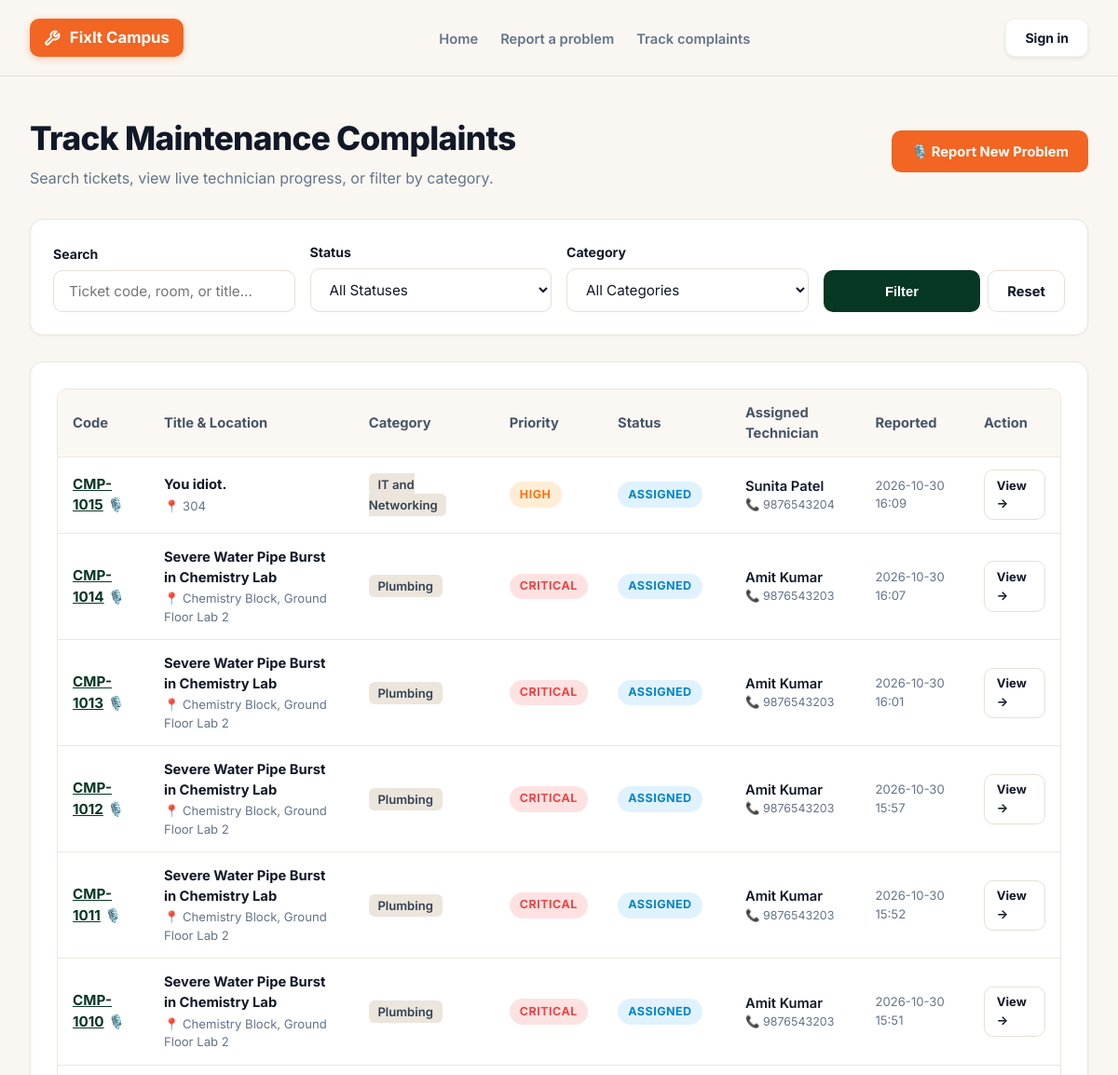
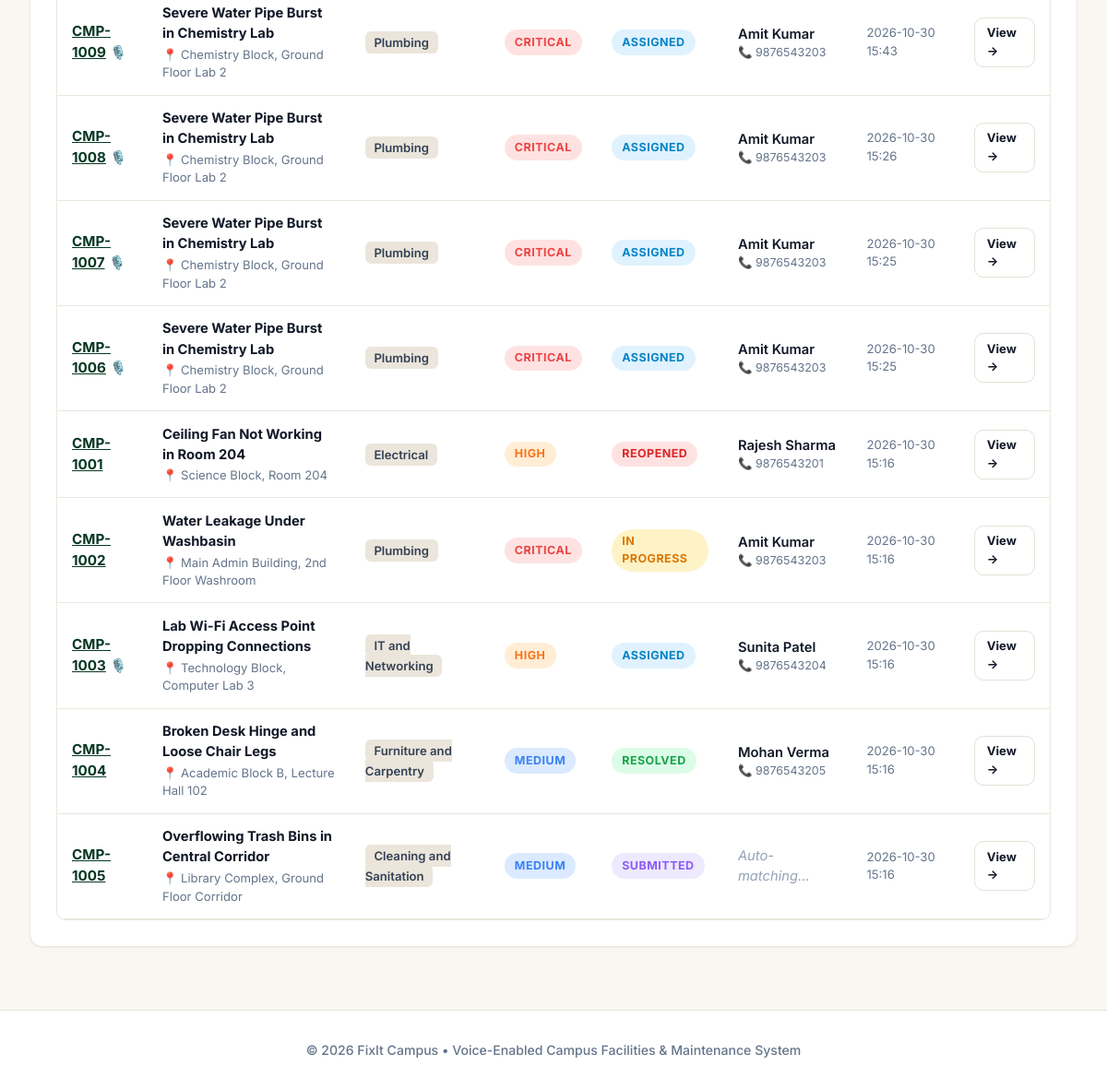
Page /track on the committed database (2 pictures, top to bottom).
### tables this page shows
CREATE TABLE complaints (
        id INTEGER PRIMARY KEY AUTOINCREMENT,
        complaint_code TEXT UNIQUE NOT NULL,
        staff_id INTEGER,
        staff_name TEXT NOT NULL,
        staff_contact TEXT,
        title TEXT NOT NULL,
        description TEXT NOT NULL,
        category TEXT NOT NULL,
        location TEXT NOT NULL,
        priority TEXT NOT NULL DEFAULT 'Medium' CHECK(priority IN ('Critical', 'High', 'Medium', 'Low')),
        status TEXT NOT NULL DEFAULT 'Submitted' CHECK(status IN ('Submitted', 'Assigned', 'In Progress', 'Resolved', 'Closed', 'Reopened')),
        assigned_worker_id INTEGER,
        troubleshooting_tips TEXT,
        is_voice_submitted INTEGER DEFAULT 0,
        is_duplicate_confirmed INTEGER DEFAULT 0,
        duplicate_of_id INTEGER,
        created_at TIMESTAMP DEFAULT CURRENT_TIMESTAMP,
        updated_at TIMESTAMP DEFAULT CURRENT_TIMESTAMP,
        resolved_at TIMESTAMP,
        FOREIGN KEY(staff_id) REFERENCES users(id) ON DELETE SET NULL,
        FOREIGN KEY(assigned_worker_id) REFERENCES workers(id) ON DELETE SET NULL,
        FOREIGN KEY(duplicate_of_id) REFERENCES complaints(id) ON DELETE SET NULL
    );

CREATE TABLE workers (
        id INTEGER PRIMARY KEY AUTOINCREMENT,
        user_id INTEGER,
        name TEXT NOT NULL,
        specialization TEXT NOT NULL,
        phone TEXT NOT NULL,
        email TEXT,
        availability TEXT NOT NULL DEFAULT 'Available' CHECK(availability IN ('Available', 'Busy', 'On Leave')),
        active_count INTEGER DEFAULT 0,
        created_at TIMESTAMP DEFAULT CURRENT_TIMESTAMP,
        FOREIGN KEY(user_id) REFERENCES users(id) ON DELETE SET NULL
    );

### app.py (the view)
@app.route('/track')
def track():
    query_code = request.args.get('code', '').strip()
    status_filter = request.args.get('status', '').strip()
    category_filter = request.args.get('category', '').strip()
    conn = get_db_connection()
    cursor = conn.cursor()
    sql = """
        SELECT c.*, w.name as worker_name, w.phone as worker_phone
        FROM complaints c
        LEFT JOIN workers w ON c.assigned_worker_id = w.id
        WHERE 1=1
    """
    params = []
    if query_code:
        sql += " AND (c.complaint_code LIKE ? OR c.title LIKE ? OR c.location LIKE ?)"
        params.extend([f"%{query_code}%", f"%{query_code}%", f"%{query_code}%"])
    if status_filter:
        sql += " AND c.status = ?"
        params.append(status_filter)
    if category_filter:
        sql += " AND c.category = ?"
        params.append(category_filter)
    if session.get('role') == 'staff' and not query_code:
        sql += " ORDER BY (c.staff_id = ?) DESC, c.created_at DESC"
        params.append(session['user_id'])
    else:
        sql += " ORDER BY c.created_at DESC"
    cursor.execute(sql, params)
    complaints = cursor.fetchall()
    conn.close()
    return render_template(
        'track.html',
        complaints=complaints,
        query_code=query_code,
        status_filter=status_filter,
        category_filter=category_filter
    )

### app.py (called while the page is built, shortened)
@app.context_processor
def inject_global_data():
    notifications = []
    unread_count = 0
    return {
        'current_user': {
            'id': session.get('user_id'),
            'username': session.get('username'),
            'full_name': session.get('full_name'),
            'role': session.get('role'),
            'worker_id': session.get('worker_id')
        },
        'categories': ai_engine.CATEGORIES,
        'notifications': notifications,
        'unread_count': unread_count,
        'now_year': datetime.now().year
    }

### database.py (called while the page is built)
def get_db_connection():
    conn = sqlite3.connect(DB_PATH)
    conn.row_factory = sqlite3.Row
    conn.execute("PRAGMA foreign_keys = ON")
    return conn

### templates/track.html (shortened to what this page needs)
{% extends "base.html" %}
{% block content %}
<div class="main-wrapper">
  <div style="margin-bottom: 2rem; display: flex; justify-content: space-between; align-items: center; flex-wrap: wrap; gap: 1rem;">
    <div>
      <h1 style="font-size: 2.2rem; font-weight: 800; color: var(--text-dark); letter-spacing: -0.02em;">
        Track Maintenance Complaints
      </h1>
      <p style="color: var(--text-muted); font-size: 1rem; margin-top: 0.25rem;">
        Search tickets, view live technician progress, or filter by category.
      </p>
    </div>
    <a href="{{ url_for('submit_complaint') }}" class="btn btn-orange">
      🎙️ Report New Problem
    </a>
  </div>
  <div class="card" style="margin-bottom: 1.75rem; padding: 1.5rem;">
    <form method="GET" action="{{ url_for('track') }}" style="display: grid; grid-template-columns: repeat(auto-fit, minmax(210px, 1fr)); gap: 1rem; align-items: flex-end;">
      <div class="form-group" style="margin-bottom: 0;">
        <label class="form-label" for="codeSearch">Search</label>
        <input type="text" id="codeSearch" name="code" class="form-control"
               value="{{ query_code }}" placeholder="Ticket code, room, or title...">
      </div>
      <div class="form-group" style="margin-bottom: 0;">
        <label class="form-label" for="statusFilter">Status</label>
        <select id="statusFilter" name="status" class="form-select">
          <option value="">All Statuses</option>
        </select>
      </div>
      <div class="form-group" style="margin-bottom: 0;">
        <label class="form-label" for="categoryFilter">Category</label>
        <select id="categoryFilter" name="category" class="form-select">
          <option value="">All Categories</option>
        </select>
      </div>
      <div style="display: flex; gap: 0.5rem;">
        <button type="submit" class="btn btn-primary" style="flex: 1;">Filter</button>
        <a href="{{ url_for('track') }}" class="btn btn-outline" title="Reset Filters">Reset</a>
      </div>
    </form>
  </div>
  <div class="card">
    <div class="table-responsive">
      <table class="data-table">
        <thead>
          <tr>
            <th>Code</th>
            <th>Title & Location</th>
            <th>Category</th>
            <th>Priority</th>
            <th>Status</th>
            <th>Assigned Technician</th>
            <th>Reported</th>
            <th>Action</th>
          </tr>
        </thead>
        <tbody>
          {% if complaints %}
            {% for c in complaints %}
              <tr>
                <td>
                  <strong><a href="{{ url_for('complaint_detail', complaint_id=c.id) }}" style="color:var(--bg-dark-green); font-size: 0.95rem;">{{ c.complaint_code }}</a></strong>
                  {% if c.is_voice_submitted %}
                    <span title="Reported via Voice Assistant" style="cursor:help;">🎙️</span>
                  {% endif %}
                </td>
                <td>
                  <div style="font-weight: 700;">{{ c.title }}</div>
                  <div style="font-size: 0.82rem; color: var(--text-muted); margin-top: 0.15rem;">📍 {{ c.location }}</div>
                </td>
                <td><span class="category-tag">{{ c.category }}</span></td>
                <td>
                  <span class="badge badge-prio-{{ c.priority.lower() }}">
                    {{ c.priority }}
                  </span>
                </td>
                <td>
                  <span class="badge badge-{{ c.status.lower().replace(' ', '-') }}">
                    {{ c.status }}
                  </span>
                </td>
                <td>
                  {% if c.worker_name %}
                    <div style="font-weight: 600;">{{ c.worker_name }}</div>
                    {% if c.worker_phone %}
                      <div style="font-size: 0.78rem; color: var(--text-muted);">📞 {{ c.worker_phone }}</div>
                    {% endif %}
                  {% else %}
                    <span style="color: #94a3b8; font-style: italic;">Auto-matching...</span>
                  {% endif %}
                </td>
                <td style="font-size: 0.82rem; color: var(--text-muted);">
                  {{ c.created_at[:16] }}
                </td>
                <td>
                  <a href="{{ url_for('complaint_detail', complaint_id=c.id) }}" class="btn btn-sm btn-outline">
                    View &rarr;
                  </a>
                </td>
              </tr>
            {% endfor %}
          {% endif %}
        </tbody>
      </table>
    </div>
  </div>
</div>
{% endblock %}

### static/css/style.css (style rules this page uses)
:root { --bg-dark-green: #073824; --bg-dark-green-deep: #052a1b; --bg-grid-line: rgba(255, 255, 255, 0.07); --brand-orange: #f26522; --brand-orange-hover: #d95314; --brand-orange-light: #fff3ec; --bg-cream: #faf7f2; --bg-cream-card: #f5f1ea; --card-white: #ffffff; --text-dark: #111827; --text-muted: #64748b; --text-light: #f1f5f9; --text-cream: #e6dfd5; --border-light: #e6e0d6; --border-subtle: #ece7de; --prio-critical: #ef4444; --prio-high: #f97316; --prio-medium: #3b82f6; --prio-low: #10b981; --status-submitted: #8b5cf6; --status-assigned: #0284c7; --status-inprogress: #d97706; --status-resolved: #16a34a; --status-closed: #475569; --status-reopened: #dc2626; --radius-sm: 6px; --radius-md: 10px; --radius-lg: 14px; --radius-xl: 18px; --radius-full: 9999px; --shadow-sm: 0 1px 3px rgba(0, 0, 0, 0.05); --shadow-md: 0 4px 12px rgba(0, 0, 0, 0.06); --shadow-lg: 0 12px 28px rgba(0, 0, 0, 0.09); }
* { box-sizing: border-box; margin: 0; padding: 0; }
body { font-family: 'Inter', 'Plus Jakarta Sans', -apple-system, BlinkMacSystemFont, "Segoe UI", Roboto, sans-serif; background-color: var(--bg-cream); color: var(--text-dark); line-height: 1.5; min-height: 100vh; display: flex; flex-direction: column; -webkit-font-smoothing: antialiased; }
.main-wrapper { max-width: 1280px; width: 100%; margin: 0 auto; padding: 2.5rem 2rem; flex: 1; }
.card { background-color: var(--card-white); border-radius: var(--radius-lg); border: 1px solid var(--border-subtle); box-shadow: var(--shadow-sm); padding: 1.75rem; margin-bottom: 1.75rem; }
.form-group { margin-bottom: 1.25rem; }
.form-label { display: block; font-size: 0.88rem; font-weight: 700; margin-bottom: 0.45rem; color: var(--text-dark); }
.form-control, .form-select, textarea { width: 100%; padding: 0.75rem 1rem; font-size: 0.95rem; font-family: inherit; border: 1px solid var(--border-light); border-radius: var(--radius-md); background-color: #ffffff; color: var(--text-dark); transition: border-color 0.2s ease, box-shadow 0.2s ease; }
.btn { display: inline-flex; align-items: center; justify-content: center; gap: 0.5rem; padding: 0.65rem 1.25rem; font-size: 0.92rem; font-weight: 700; border-radius: var(--radius-md); border: 1px solid transparent; cursor: pointer; text-decoration: none !important; transition: all 0.15s ease; }
.btn-primary { background-color: var(--bg-dark-green); color: white; }
.btn-orange { background-color: var(--brand-orange); color: white; }
.btn-outline { background-color: transparent; border: 1px solid var(--border-light); color: var(--text-dark); }
.btn-sm { padding: 0.4rem 0.8rem; font-size: 0.82rem; }
.badge { display: inline-flex; align-items: center; gap: 0.3rem; padding: 0.28rem 0.7rem; font-size: 0.78rem; font-weight: 700; border-radius: var(--radius-full); text-transform: uppercase; letter-spacing: 0.04em; }
.badge-submitted { background: #ede9fe; color: var(--status-submitted); }
.badge-assigned { background: #e0f2fe; color: var(--status-assigned); }
.badge-in-progress { background: #fef3c7; color: var(--status-inprogress); }
.badge-resolved { background: #dcfce7; color: var(--status-resolved); }
.badge-reopened { background: #fee2e2; color: var(--status-reopened); }
.badge-prio-critical { background: #fee2e2; color: var(--prio-critical); }
.badge-prio-high { background: #ffedd5; color: var(--prio-high); }
.badge-prio-medium { background: #dbeafe; color: var(--prio-medium); }
.category-tag { background-color: #ebe5db; color: #334155; padding: 0.25rem 0.6rem; border-radius: var(--radius-sm); font-size: 0.82rem; font-weight: 600; }
.table-responsive { overflow-x: auto; border: 1px solid var(--border-subtle); border-radius: var(--radius-md); background: white; }
.data-table { width: 100%; border-collapse: collapse; text-align: left; font-size: 0.92rem; }
.data-table th { background-color: #fbf8f3; color: #475569; font-weight: 700; padding: 0.85rem 1rem; border-bottom: 1px solid var(--border-subtle); }
.data-table td { padding: 0.85rem 1rem; border-bottom: 1px solid var(--border-subtle); color: var(--text-dark); vertical-align: middle; }

### rows in the picture
complaints: complaint_code "CMP-1015", title "You idiot.", location "304", category "IT and Networking", priority "HIGH", status "ASSIGNED", worker_name "Sunita Patel", worker_phone "9876543204", created_at "2026-10-30 16:09"
complaints: complaint_code "CMP-1014", title "Severe Water Pipe Burst in Chemistry Lab", location "Chemistry Block, Ground Floor Lab 2", category "Plumbing", priority "CRITICAL", status "ASSIGNED", worker_name "Amit Kumar", worker_phone "9876543203", created_at "2026-10-30 16:07"
complaints: complaint_code "CMP-1013", title "Severe Water Pipe Burst in Chemistry Lab", location "Chemistry Block, Ground Floor Lab 2", category "Plumbing", priority "CRITICAL", status "ASSIGNED", worker_name "Amit Kumar", worker_phone "9876543203", created_at "2026-10-30 16:01"
complaints: complaint_code "CMP-1012", title "Severe Water Pipe Burst in Chemistry Lab", location "Chemistry Block, Ground Floor Lab 2", category "Plumbing", priority "CRITICAL", status "ASSIGNED", worker_name "Amit Kumar", worker_phone "9876543203", created_at "2026-10-30 15:57"
complaints: complaint_code "CMP-1011", title "Severe Water Pipe Burst in Chemistry Lab", location "Chemistry Block, Ground Floor Lab 2", category "Plumbing", priority "CRITICAL", status "ASSIGNED", worker_name "Amit Kumar", worker_phone "9876543203", created_at "2026-10-30 15:52"
complaints: complaint_code "CMP-1010", title "Severe Water Pipe Burst in Chemistry Lab", location "Chemistry Block, Ground Floor Lab 2", category "Plumbing", priority "CRITICAL", status "ASSIGNED", worker_name "Amit Kumar", worker_phone "9876543203", created_at "2026-10-30 15:51"
complaints: complaint_code "CMP-1009", title "Severe Water Pipe Burst in Chemistry Lab", location "Chemistry Block, Ground Floor Lab 2", category "Plumbing", priority "CRITICAL", status "ASSIGNED", worker_name "Amit Kumar", worker_phone "9876543203", created_at "2026-10-30 15:43"
complaints: complaint_code "CMP-1008", title "Severe Water Pipe Burst in Chemistry Lab", location "Chemistry Block, Ground Floor Lab 2", category "Plumbing", priority "CRITICAL", status "ASSIGNED", worker_name "Amit Kumar", worker_phone "9876543203", created_at "2026-10-30 15:26"
complaints: complaint_code "CMP-1007", title "Severe Water Pipe Burst in Chemistry Lab", location "Chemistry Block, Ground Floor Lab 2", category "Plumbing", priority "CRITICAL", status "ASSIGNED", worker_name "Amit Kumar", worker_phone "9876543203", created_at "2026-10-30 15:25"
complaints: complaint_code "CMP-1006", title "Severe Water Pipe Burst in Chemistry Lab", location "Chemistry Block, Ground Floor Lab 2", category "Plumbing", priority "CRITICAL", status "ASSIGNED", worker_name "Amit Kumar", worker_phone "9876543203", created_at "2026-10-30 15:25"
complaints: complaint_code "CMP-1001", title "Ceiling Fan Not Working in Room 204", location "Science Block, Room 204", category "Electrical", priority "HIGH", status "REOPENED", worker_name "Rajesh Sharma", worker_phone "9876543201", created_at "2026-10-30 15:16"
complaints: complaint_code "CMP-1002", title "Water Leakage Under Washbasin", location "Main Admin Building, 2nd Floor Washroom", category "Plumbing", priority "CRITICAL", status "IN PROGRESS", worker_name "Amit Kumar", worker_phone "9876543203", created_at "2026-10-30 15:16"
complaints: complaint_code "CMP-1003", title "Lab Wi-Fi Access Point Dropping Connections", location "Technology Block, Computer Lab 3", category "IT and Networking", priority "HIGH", status "ASSIGNED", worker_name "Sunita Patel", worker_phone "9876543204", created_at "2026-10-30 15:16"
complaints: complaint_code "CMP-1004", title "Broken Desk Hinge and Loose Chair Legs", location "Academic Block B, Lecture Hall 102", category "Furniture and Carpentry", priority "MEDIUM", status "RESOLVED", worker_name "Mohan Verma", worker_phone "9876543205", created_at "2026-10-30 15:16"
complaints: complaint_code "CMP-1005", title "Overflowing Trash Bins in Central Corridor", location "Library Complex, Ground Floor Corridor", category "Cleaning and Sanitation", priority "MEDIUM", status "SUBMITTED", shows "Auto-matching...", created_at "2026-10-30 15:16"
